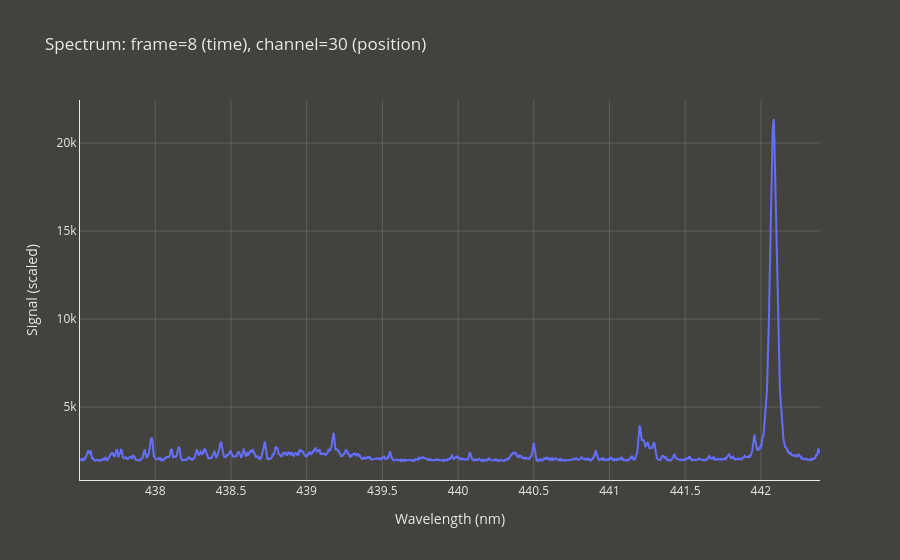

This figure's notebook cell:
### Code cell
s.plot_spectrum_plotly(8,30,theme='dark')

### Figure 1 — Plotly figure (JSON) as saved in the notebook; plotly's stock layout.template omitted (floating-point values rounded to 4 significant figures; data arrays with more than 128 entries replaced by an {"elided": "..."} marker saying what was removed)
{"data": [{"hovertemplate": "λ = %{x:.3f} nm<br>I = %{y:.6g}<extra></extra>", "line": {"shape": "linear"}, "mode": "lines", "name": "f=8, ch=30", "type": "scatter", "x": {"elided": "2048 float values"}, "y": {"elided": "2048 float values"}}], "layout": {"font": {"color": "#eaeaea"}, "hoverlabel": {"font": {"color": "#eaeaea"}}, "hovermode": "x unified", "paper_bgcolor": "#44423e", "plot_bgcolor": "#44423e", "title": {"text": "Spectrum: frame=8 (time), channel=30 (position)"}, "xaxis": {"gridcolor": "rgba(255,255,255,0.15)", "linecolor": "#eaeaea", "showline": true, "tickcolor": "#eaeaea", "title": {"text": "Wavelength (nm)"}, "zerolinecolor": "rgba(255,255,255,0.25)"}, "yaxis": {"gridcolor": "rgba(255,255,255,0.15)", "linecolor": "#eaeaea", "showline": true, "tickcolor": "#eaeaea", "title": {"text": "Signal (scaled)"}, "zerolinecolor": "rgba(255,255,255,0.25)"}}}
